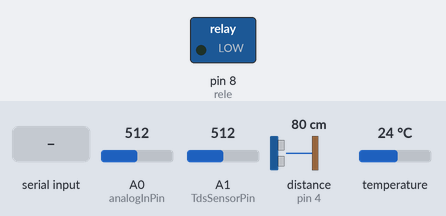
A sketch run on a simulated Arduino Uno, built with avr-gcc and run on an emulated ATmega328P. Parts: switched loads named in the sketch (green lamp = pin HIGH). The test bench sets the inputs (shaded band); at power-on: A0 (analogInPin) = 512, A1 (TdsSensorPin) = 512, distance to the obstacle (sensor on pin 4) 80 cm, temperature 24 °C. The echo pulse lasts 58.3 µs per cm; EEPROM starts erased.

Above: at 6.2 s.
6.3 s: "5\n" received over the second serial link
At 7.6 s:
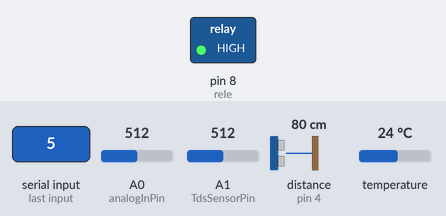
7.9 s: "6\n" received over the second serial link
At 9.7 s:
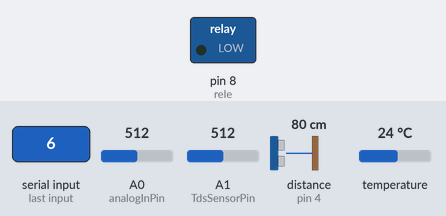
Timing chart, 0 to 11.2 s (numbered marks = the images above; inputs shaded):
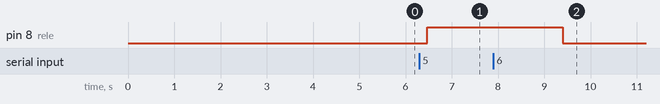

Measured:
- after the input at 6.3 s, pin 8 (rele): LOW → HIGH after 0.17 s
- after the input at 7.9 s, pin 8 (rele): HIGH → LOW after 1.5 s

The sketch:

Uart_arduino.ino
```cpp
#include <SoftwareSerial.h>
#include "ds18b20.h"
#include "hcsr04.h"
#include "GravityTDS.h"
#include "returnTds.h"
#include "ph.h"

char resulttds[20];
char resultdis[20];
char resulttemp[20];
char resultph[20];

int rele=8;


SoftwareSerial mySerial(0, 1); // RX, TX
void setup()
{
  // Open serial communications and wait for port to open:
  mySerial.begin(115200);
  pinMode(8, OUTPUT);
  delay(1000*5);

}


void loop() // run ovehr and over
{
/*mySerial write solo admite datos char, entonces a los datos tipo int
  los convertimos en str y los srt a char*/

 String TDS = String(tds()); //Sensor de ppm's Pin A1
 TDS.toCharArray(resulttds, 20);

 String PH = String(ph()); //Sensor de ph Pin A0
 PH.toCharArray(resultph, 20);

 String DISTANCIA = String(distancia_cm (3,4));//Sensor de distancia triger(Pin3)/ecco(Pin4)
 DISTANCIA.toCharArray(resultdis, 20);//

 String TEMPERATURA = String(ds1820(2));// Sensor de temperatura pin Pin 2
 TEMPERATURA.toCharArray(resulttemp, 20);


//Condicionales de transmision de datos Uart//


    if (mySerial.available()>0){
    byte lectura = '9';
   lectura = mySerial.read();

    delay(5);


    if(lectura == '1'){
      mySerial.write(resulttds);


    }
    if(lectura == '2'){
      mySerial.write(resultdis);


    }
    if(lectura == '3'){
      mySerial.write(resulttemp);


    }
    if(lectura == '4'){
      mySerial.write(resultph);

    }
    //Apagar y encender Bomba

        if(lectura == '5'){
          digitalWrite(rele, HIGH);
          mySerial.write('1');
        }
        if(lectura == '6'){
          digitalWrite(rele, LOW);
          mySerial.write('1');
    //////////////////////////


   }
 }
}
```

GravityTDS.cpp
```cpp
// (licence header left out)
#include <EEPROM.h>
#include "GravityTDS.h"

#define EEPROM_write(address, p) {int i = 0; byte *pp = (byte*)&(p);for(; i < sizeof(p); i++) EEPROM.write(address+i, pp[i]);}
#define EEPROM_read(address, p)  {int i = 0; byte *pp = (byte*)&(p);for(; i < sizeof(p); i++) pp[i]=EEPROM.read(address+i);}

GravityTDS::GravityTDS()
{
    this->pin = A1;
    this->temperature = 25.0;
    this->aref = 5.0;
    this->adcRange = 1024.0;
    this->kValueAddress = 8;
    this->kValue = 1.0;
}

GravityTDS::~GravityTDS()
{
}

void GravityTDS::setPin(int pin)
{
	this->pin = pin;
}

void GravityTDS::setTemperature(float temp)
{
	this->temperature = temp;
}

void GravityTDS::setAref(float value)
{
	this->aref = value;
}

void GravityTDS::setAdcRange(float range)
{
      this->adcRange = range;
}

void GravityTDS::setKvalueAddress(int address)
{
      this->kValueAddress = address;
}

void GravityTDS::begin()
{
	pinMode(this->pin,INPUT);
	readKValues();
}

float GravityTDS::getKvalue()
{
	return this->kValue;
}

void GravityTDS::update()
{
	this->analogValue = analogRead(this->pin);
	this->voltage = this->analogValue/this->adcRange*this->aref;
	this->ecValue=(133.42*this->voltage*this->voltage*this->voltage - 255.86*this->voltage*this->voltage + 857.39*this->voltage)*this->kValue;
	this->ecValue25  =  this->ecValue / (1.0+0.02*(this->temperature-25.0));  //temperature compensation
	this->tdsValue = ecValue25 * TdsFactor;
	if(cmdSerialDataAvailable() > 0)
        {
            ecCalibration(cmdParse());  // if received serial cmd from the serial monitor, enter into the calibration mode
        }
}

float GravityTDS::getTdsValue()
{
	return tdsValue;
}

float GravityTDS::getEcValue()
{
      return ecValue25;
}


void GravityTDS::readKValues()
{
    EEPROM_read(this->kValueAddress, this->kValue);
    if(EEPROM.read(this->kValueAddress)==0xFF && EEPROM.read(this->kValueAddress+1)==0xFF && EEPROM.read(this->kValueAddress+2)==0xFF && EEPROM.read(this->kValueAddress+3)==0xFF)
    {
      this->kValue = 1.0;   // default value: K = 1.0
      EEPROM_write(this->kValueAddress, this->kValue);
    }
}

boolean GravityTDS::cmdSerialDataAvailable()
{
  char cmdReceivedChar;
  static unsigned long cmdReceivedTimeOut = millis();
  while (Serial.available()>0)
  {
    if (millis() - cmdReceivedTimeOut > 500U)
    {
      cmdReceivedBufferIndex = 0;
      memset(cmdReceivedBuffer,0,(ReceivedBufferLength+1));
    }
    cmdReceivedTimeOut = millis();
    cmdReceivedChar = Serial.read();
    if (cmdReceivedChar == '\n' || cmdReceivedBufferIndex==ReceivedBufferLength){
		cmdReceivedBufferIndex = 0;
		strupr(cmdReceivedBuffer);
		return true;
    }else{
      cmdReceivedBuffer[cmdReceivedBufferIndex] = cmdReceivedChar;
      cmdReceivedBufferIndex++;
    }
  }
  return false;
}

byte GravityTDS::cmdParse()
{
  byte modeIndex = 0;
  if(strstr(cmdReceivedBuffer, "ENTER") != NULL)
      modeIndex = 1;
  else if(strstr(cmdReceivedBuffer, "EXIT") != NULL)
      modeIndex = 3;
  else if(strstr(cmdReceivedBuffer, "CAL:") != NULL)
      modeIndex = 2;
  return modeIndex;
}

void GravityTDS::ecCalibration(byte mode)
{
    char *cmdReceivedBufferPtr;
    static boolean ecCalibrationFinish = 0;
    static boolean enterCalibrationFlag = 0;
    float KValueTemp,rawECsolution;
    switch(mode)
    {
      case 0:
      if(enterCalibrationFlag)

      break;

      case 1:
      enterCalibrationFlag = 1;
      ecCalibrationFinish = 0;
      break;

      case 2:
      cmdReceivedBufferPtr=strstr(cmdReceivedBuffer, "CAL:");
      cmdReceivedBufferPtr+=strlen("CAL:");
      rawECsolution = strtod(cmdReceivedBufferPtr,NULL)/(float)(TdsFactor);
      rawECsolution = rawECsolution*(1.0+0.02*(temperature-25.0));
      if(enterCalibrationFlag)
      {
         // Serial.print("rawECsolution:");
         // Serial.print(rawECsolution);
         // Serial.print("  ecvalue:");
         // Serial.println(ecValue);
          KValueTemp = rawECsolution/(133.42*voltage*voltage*voltage - 255.86*voltage*voltage + 857.39*voltage);  //calibrate in the  buffer solution, such as 707ppm(1413us/cm)@25^c
          if((rawECsolution>0) && (rawECsolution<2000) && (KValueTemp>0.25) && (KValueTemp<4.0))
          {

              kValue =  KValueTemp;
              ecCalibrationFinish = 1;
          }
          else{

            ecCalibrationFinish = 0;
          }
      }
      break;

        case 3:
        if(enterCalibrationFlag)
        {

            if(ecCalibrationFinish)
            {
               EEPROM_write(kValueAddress, kValue);

            }

            ecCalibrationFinish = 0;
            enterCalibrationFlag = 0;
        }
        break;
    }
}
```

GravityTDS.h
```cpp
// (licence header left out)
#ifndef GRAVITY_TDS_H
#define GRAVITY_TDS_H

#include "Arduino.h"

#define ReceivedBufferLength 15
#define TdsFactor 0.5  // tds = ec / 2

class GravityTDS
{
public:
    GravityTDS();
    ~GravityTDS();

    void begin();  //initialization
    void update(); //read and calculate
    void setPin(int pin);
    void setTemperature(float temp);  //set the temperature and execute temperature compensation
    void setAref(float value);  //reference voltage on ADC, default 5.0V on Arduino UNO
    void setAdcRange(float range);  //1024 for 10bit ADC;4096 for 12bit ADC
    void setKvalueAddress(int address); //set the EEPROM address to store the k value,default address:0x08
    float getKvalue();
    float getTdsValue();
    float getEcValue();

private:
    int pin;
    float aref;  // default 5.0V on Arduino UNO
    float adcRange;
    float temperature;
    int kValueAddress;     //the address of the K value stored in the EEPROM
    char cmdReceivedBuffer[ReceivedBufferLength+1];   // store the serial cmd from the serial monitor
    byte cmdReceivedBufferIndex;

    float kValue;      // k value of the probe,you can calibrate in buffer solution ,such as 706.5ppm(1413us/cm)@25^C
    float analogValue;
    float voltage;
    float ecValue; //before temperature compensation
    float ecValue25; //after temperature compensation
    float tdsValue;

    void readKValues();
    boolean cmdSerialDataAvailable();
    byte cmdParse();
    void ecCalibration(byte mode);
};

#endif
```

ds18b20.h
```cpp
#include <OneWire.h>                 //Se importan las librerías
#include <DallasTemperature.h>

float ds1820(int Pin) {

  OneWire ourWire(Pin);
  DallasTemperature sensors(&ourWire);

  sensors.begin();
  sensors.requestTemperatures();           //Prepara el sensor para la lectura

                                           //Se inician los sensores
  float temp = sensors.getTempCByIndex(0); //Se lee e imprime la temperatura en grados Centigrados
  delay(50);
return (temp);
}
```

hcsr04.h
```cpp
#include <HCSR04.h>


float distancia_cm (int triggerPin,int echoPin){
UltraSonicDistanceSensor distanceSensor(triggerPin, echoPin);
double distance = distanceSensor.measureDistanceCm();
delay(500);
return distance;
}
```

ph.h
```cpp
const int analogInPin = A0;
int sensorValue = 0;
unsigned long int avgValue;
float b;
int buf[10],temp;

float ph() {
 for(int i=0;i<10;i++)
 {
  buf[i]=analogRead(analogInPin);
  delay(10);
 }
 for(int i=0;i<9;i++)
 {
  for(int j=i+1;j<10;j++)
  {
   if(buf[i]>buf[j])
   {
    temp=buf[i];
    buf[i]=buf[j];
    buf[j]=temp;
   }
  }
 }
 avgValue=0;
 for(int i=2;i<8;i++)
 avgValue+=buf[i];
 float pHVol=(float)avgValue*5.0/1024/6;
 float phValue = -5.285714285714286 *pHVol+20.967142857142857;


 delay(20);
 return (phValue);
}
```

returnTds.h
```cpp
#include <EEPROM.h>
#include "GravityTDS.h"

#define TdsSensorPin A1
GravityTDS gravityTds;

float temperature = 25,tdsValue = 0;

int tds()
{

    gravityTds.setPin(TdsSensorPin);
    gravityTds.setAref(5.0);  //reference voltage on ADC, default 5.0V on Arduino UNO
    gravityTds.setAdcRange(1024);  //1024 for 10bit ADC;4096 for 12bit ADC
    gravityTds.begin();  //initialization

    //temperature = readTemperature();  //add your temperature sensor and read it
    gravityTds.setTemperature(temperature);  // set the temperature and execute temperature compensation
    gravityTds.update();  //sample and calculate
    tdsValue = gravityTds.getTdsValue();  // then get the value
    return(tdsValue);


}
```
